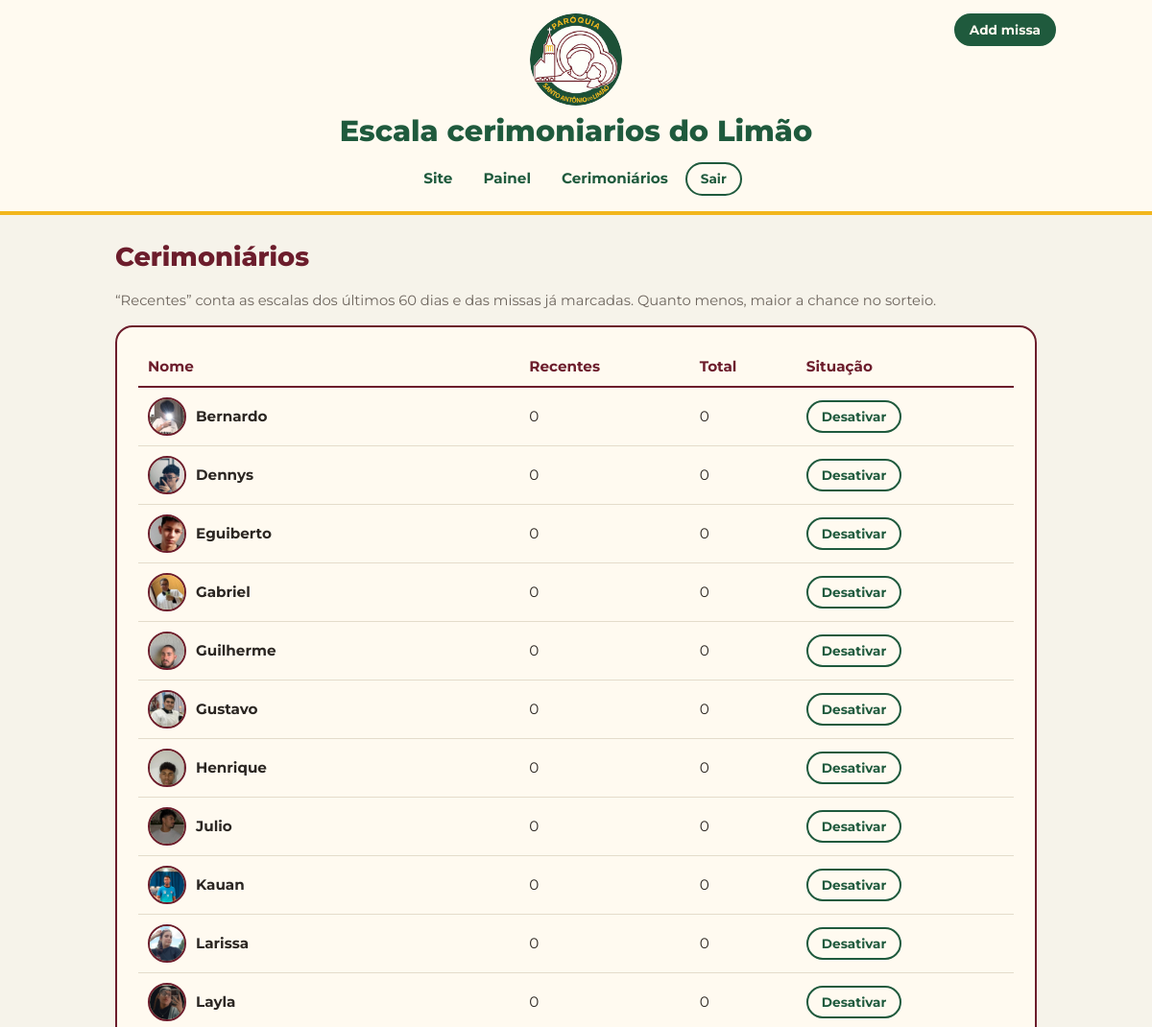
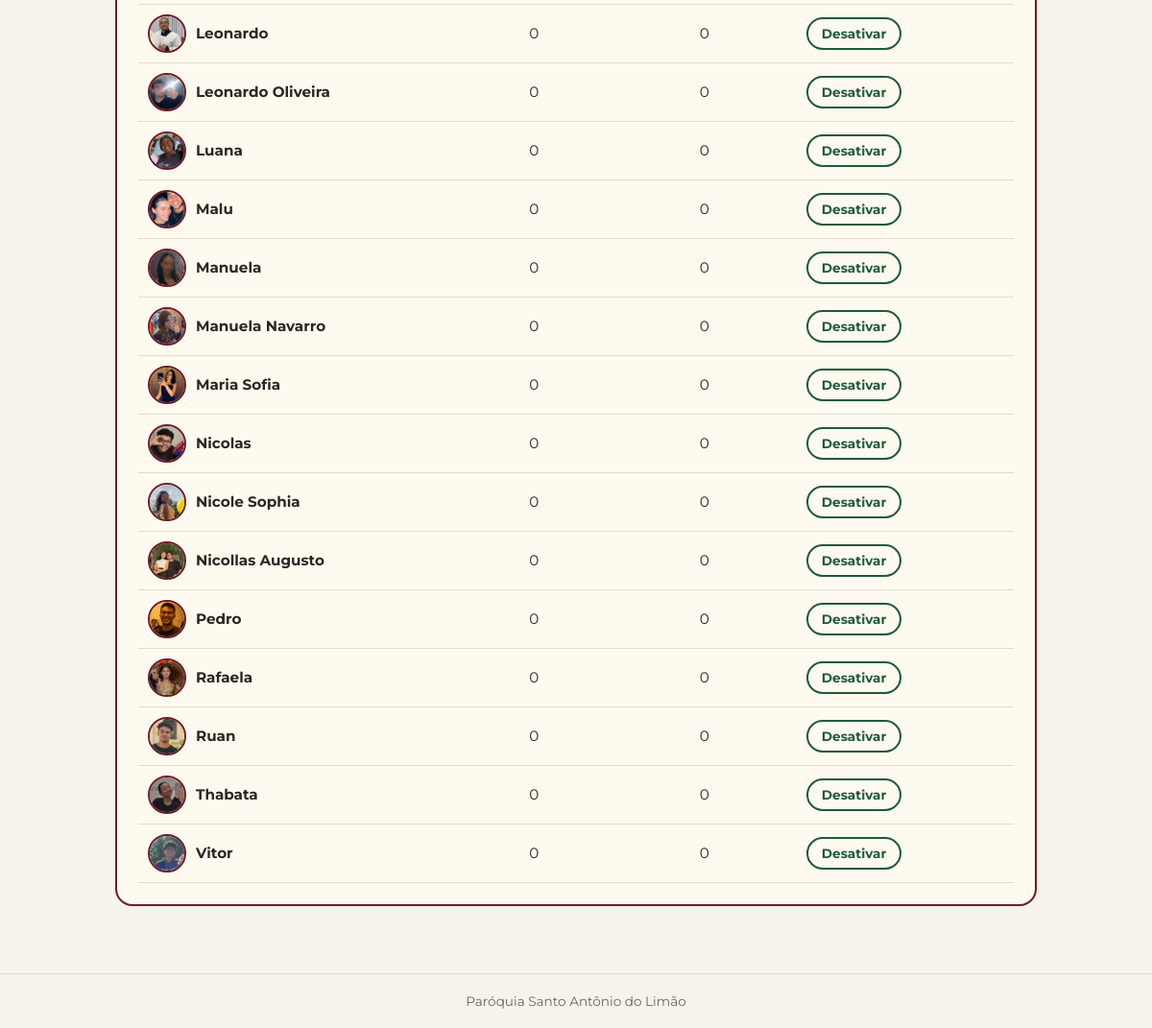
Page /admin/cerimoniarios (signed in) on the committed database (2 pictures, top to bottom).
### tables this page shows
CREATE TABLE cerimoniarios (
    id INTEGER PRIMARY KEY AUTOINCREMENT,
    nome TEXT NOT NULL,
    foto TEXT,
    ativo INTEGER NOT NULL DEFAULT 1
);

### app.py (the view)
@app.route("/admin/cerimoniarios")
@login_obrigatorio
def cerimoniarios():
    db = get_db()
    recentes, totais = contagens_para_painel(db, hoje_iso())
    lista = db.execute("SELECT * FROM cerimoniarios ORDER BY ativo DESC, nome COLLATE NOCASE").fetchall()
    return render_template("cerimoniarios.html", lista=lista, recentes=recentes, totais=totais)

### app.py (called while the page is built)
def hoje_iso():
    return datetime.now(FUSO).date().isoformat()

def get_db():
    if "db" not in g:
        g.db = dbm.conectar()
    return g.db

@app.teardown_appcontext
def fechar_db(_exc):
    db = g.pop("db", None)
    if db is not None:
        db.close()

def csrf_token():
    if "csrf" not in session:
        session["csrf"] = secrets.token_urlsafe(32)
    return session["csrf"]

@app.context_processor
def contexto():
    return {"admin": bool(session.get("admin"))}

@app.before_request
def proteger_posts():
    if request.method == "POST":
        esperado = session.get("csrf", "")
        enviado = request.form.get("csrf_token", "")
        try:
            ok = bool(esperado) and secrets.compare_digest(esperado, enviado)
        except TypeError:
            ok = False
        if not ok:
            abort(400)

@app.after_request
def cabecalhos(resp):
    resp.headers.setdefault("X-Content-Type-Options", "nosniff")
    resp.headers.setdefault("X-Frame-Options", "DENY")
    return resp

def login_obrigatorio(f):
    @wraps(f)
    def interno(*a, **kw):
        if not session.get("admin"):
            flash("Entre como coordenador para acessar essa área.", "erro")
            return redirect(url_for("entrar"))
        return f(*a, **kw)
    return interno

### database.py (called while the page is built)
def conectar():
    conn = sqlite3.connect(DB_PATH)
    conn.row_factory = sqlite3.Row
    conn.execute("PRAGMA foreign_keys = ON")
    return conn

### sorteio.py (called while the page is built)
def _contagens(conn, missa_id, hoje):
    limite = (date.fromisoformat(hoje) - timedelta(days=JANELA_DIAS)).isoformat()
    recentes = {
        r["cerimoniario_id"]: r["n"]
        for r in conn.execute(
            """SELECT e.cerimoniario_id, COUNT(*) AS n
                 FROM escala e JOIN missas m ON m.id = e.missa_id
                WHERE m.id != ? AND m.data >= ?
                GROUP BY e.cerimoniario_id""",
            (missa_id, limite),
        )
    }
    totais = {
        r["cerimoniario_id"]: r["n"]
        for r in conn.execute(
            """SELECT e.cerimoniario_id, COUNT(*) AS n
                 FROM escala e JOIN missas m ON m.id = e.missa_id
                WHERE m.id != ?
                GROUP BY e.cerimoniario_id""",
            (missa_id,),
        )
    }
    return recentes, totais

def contagens_para_painel(conn, hoje):
    return _contagens(conn, -1, hoje)

### templates/cerimoniarios.html (shortened to what this page needs)
{% extends "base.html" %}
{% block conteudo %}
<h1 class="titulo-pagina">Cerimoniários</h1>
<p class="suave">“Recentes” conta as escalas dos últimos 60 dias e das missas já marcadas. Quanto menos, maior a chance no sorteio.</p>
<section class="caixa">
  <div class="tabela-rolagem">
    <table class="tabela tabela-pessoas tabela-empilhar">
      <thead><tr><th>Nome</th><th>Recentes</th><th>Total</th><th>Situação</th></tr></thead>
      <tbody>
      {% for c in lista %}
        <tr class="{% if not c.ativo %}inativo{% endif %}">
          <td data-label="Nome">
            <span class="pessoa-linha">
              <img class="foto foto-p" src="{{ url_for('foto', nome=c.foto) if c.foto else url_for('static', filename='img/logo.jpg') }}" alt="" width="40" height="40" loading="lazy">
              <strong>{{ c.nome }}</strong>
            </span>
          </td>
          <td data-label="Recentes">{{ recentes.get(c.id, 0) }}</td>
          <td data-label="Total">{{ totais.get(c.id, 0) }}</td>
          <td data-label="Situação">
            <form method="post" action="{{ url_for('atualizar_cerimoniario', cid=c.id) }}">
              <button type="submit" class="btn btn-pequeno btn-contorno">{{ 'Desativar' if c.ativo else 'Reativar' }}</button>
            </form>
          </td>
        </tr>
      {% endfor %}
      </tbody>
    </table>
  </div>
</section>
{% endblock %}

### templates/base.html (shortened to what this page needs)
<!doctype html>
<html lang="pt-BR">
<head>
  <link rel="stylesheet" href="{{ url_for('static', filename='css/style.css') }}">
</head>
<body>
  <header class="topo">
    <div class="topo-grade">
      <a class="marca" href="{{ url_for('index') }}">
        <img src="{{ url_for('static', filename='img/logo.jpg') }}" alt="Logo da Paróquia Santo Antônio do Limão">
      </a>
      <div class="topo-acoes">
        {% if admin %}
          <a class="btn btn-verde btn-pequeno" href="{{ url_for('nova_missa') }}">Add missa</a>
        {% else %}
          <a class="btn btn-contorno btn-pequeno" href="{{ url_for('entrar') }}">Entrar</a>
        {% endif %}
      </div>
    </div>
    <a class="titulo-site" href="{{ url_for('index') }}">Escala cerimoniarios do Limão</a>
    {% if admin %}
      <nav class="menu-admin" aria-label="Menu do coordenador">
        <a href="{{ url_for('index') }}">Site</a>
        <a href="{{ url_for('painel') }}">Painel</a>
        <a href="{{ url_for('cerimoniarios') }}">Cerimoniários</a>
        <form method="post" action="{{ url_for('sair') }}" class="inline">
          <button type="submit" class="btn btn-contorno btn-pequeno">Sair</button>
        </form>
      </nav>
    {% endif %}
  </header>
  <main class="conteudo {% block classe_main %}{% endblock %}">
    {% block conteudo %}{% endblock %}
  </main>
  <footer class="rodape">Paróquia Santo Antônio do Limão</footer>
</body>
</html>

### static/css/style.css (style rules this page uses)
:root { --verde: #1f5a3d; --verde-escuro: #174631; --dourado: #f2b61c; --dourado-suave: #fbe9ae; --vinho: #6c1d2c; --creme: #fffaf0; --fundo: #f6f3ea; --texto: #2b2622; --suave: #6d655d; --linha: #e4dccb; --raio: 18px; --fonte: "Montserrat", "Segoe UI", system-ui, -apple-system, Roboto, Arial, sans-serif; }
* { box-sizing: border-box; }
html { -webkit-text-size-adjust: 100%; }
body { margin: 0; font-family: var(--fonte); font-size: 16px; line-height: 1.5; color: var(--texto); background: var(--fundo); min-height: 100vh; display: flex; flex-direction: column; }
img { max-width: 100%; }
a { color: var(--verde); }
.topo { background: var(--creme); border-bottom: 4px solid var(--dourado); padding: 14px 20px 14px; text-align: center; }
.topo-grade { max-width: 1000px; margin: 0 auto; display: grid; grid-template-columns: 1fr auto 1fr; align-items: start; gap: 8px; }
.topo-acoes { justify-self: end; }
.marca { display: block; line-height: 0; }
.marca img { width: 96px; height: 96px; border-radius: 50%; background: var(--creme); }
.titulo-site { display: block; margin-top: 10px; color: var(--verde); font-weight: 800; font-size: 1.9rem; line-height: 1.15; text-decoration: none; }
.menu-admin { display: flex; align-items: center; justify-content: center; gap: 4px; flex-wrap: wrap; margin-top: 12px; }
.menu-admin > a { color: var(--verde); text-decoration: none; font-weight: 700; font-size: .95rem; padding: 8px 14px; border-radius: 999px; }
.inline { display: inline; margin: 0; }
.conteudo { flex: 1; width: 100%; max-width: 1000px; margin: 0 auto; padding: 28px 20px 48px; }
.rodape { text-align: center; color: var(--suave); font-size: .85rem; padding: 18px; border-top: 1px solid var(--linha); }
.titulo-pagina { font-size: 1.7rem; font-weight: 800; color: var(--vinho); margin: 0 0 18px; line-height: 1.2; }
.suave { color: var(--suave); font-size: .92rem; }
.btn { display: inline-block; font-family: inherit; font-weight: 700; font-size: .95rem; line-height: 1.2; padding: 11px 20px; border-radius: 999px; border: 2px solid transparent; cursor: pointer; text-decoration: none; text-align: center; }
.btn-verde { background: var(--verde); color: var(--creme); border-color: var(--verde); }
.btn-contorno { background: transparent; color: var(--verde); border-color: var(--verde); }
.btn-pequeno { padding: 7px 14px; font-size: .85rem; }
.foto { width: 76px; height: 76px; border-radius: 50%; object-fit: cover; border: 3px solid var(--vinho); background: var(--dourado-suave); flex: none; }
.foto-p { width: 40px; height: 40px; border-width: 2px; }
.caixa { background: var(--creme); border: 2px solid var(--vinho); border-radius: var(--raio); padding: 22px; margin-bottom: 22px; }
.tabela-rolagem { overflow-x: auto; }
.tabela { width: 100%; border-collapse: collapse; font-size: .95rem; }
.tabela th { text-align: left; font-weight: 700; color: var(--vinho); border-bottom: 2px solid var(--vinho); padding: 8px 10px; }
.tabela td { padding: 10px; border-bottom: 1px solid var(--linha); vertical-align: middle; }
.pessoa-linha { display: flex; align-items: center; gap: 10px; }
@media (prefers-reduced-motion: no-preference) { .btn { transition: background .15s, color .15s; } }

### rows in the picture
cerimoniarios: foto (picture), nome "Bernardo", get "0", ativo "Desativar"
cerimoniarios: foto (picture), nome "Dennys", get "0", ativo "Desativar"
cerimoniarios: foto (picture), nome "Eguiberto", get "0", ativo "Desativar"
cerimoniarios: foto (picture), nome "Gabriel", get "0", ativo "Desativar"
cerimoniarios: foto (picture), nome "Guilherme", get "0", ativo "Desativar"
cerimoniarios: foto (picture), nome "Gustavo", get "0", ativo "Desativar"
cerimoniarios: foto (picture), nome "Henrique", get "0", ativo "Desativar"
cerimoniarios: foto (picture), nome "Julio", get "0", ativo "Desativar"
cerimoniarios: foto (picture), nome "Kauan", get "0", ativo "Desativar"
cerimoniarios: foto (picture), nome "Larissa", get "0", ativo "Desativar"
cerimoniarios: foto (picture), nome "Layla", get "0", ativo "Desativar"
cerimoniarios: foto (picture), nome "Leonardo", get "0", ativo "Desativar"
cerimoniarios: foto (picture), nome "Leonardo Oliveira", get "0", ativo "Desativar"
cerimoniarios: foto (picture), nome "Luana", get "0", ativo "Desativar"
cerimoniarios: foto (picture), nome "Malu", get "0", ativo "Desativar"
cerimoniarios: foto (picture), nome "Manuela", get "0", ativo "Desativar"
cerimoniarios: foto (picture), nome "Manuela Navarro", get "0", ativo "Desativar"
cerimoniarios: foto (picture), nome "Maria Sofia", get "0", ativo "Desativar"
cerimoniarios: foto (picture), nome "Nicolas", get "0", ativo "Desativar"
cerimoniarios: foto (picture), nome "Nicole Sophia", get "0", ativo "Desativar"
cerimoniarios: foto (picture), nome "Nicollas Augusto", get "0", ativo "Desativar"
cerimoniarios: foto (picture), nome "Pedro", get "0", ativo "Desativar"
cerimoniarios: foto (picture), nome "Rafaela", get "0", ativo "Desativar"
cerimoniarios: foto (picture), nome "Ruan", get "0", ativo "Desativar"
cerimoniarios: foto (picture), nome "Thabata", get "0", ativo "Desativar"
cerimoniarios: foto (picture), nome "Vitor", get "0", ativo "Desativar"
